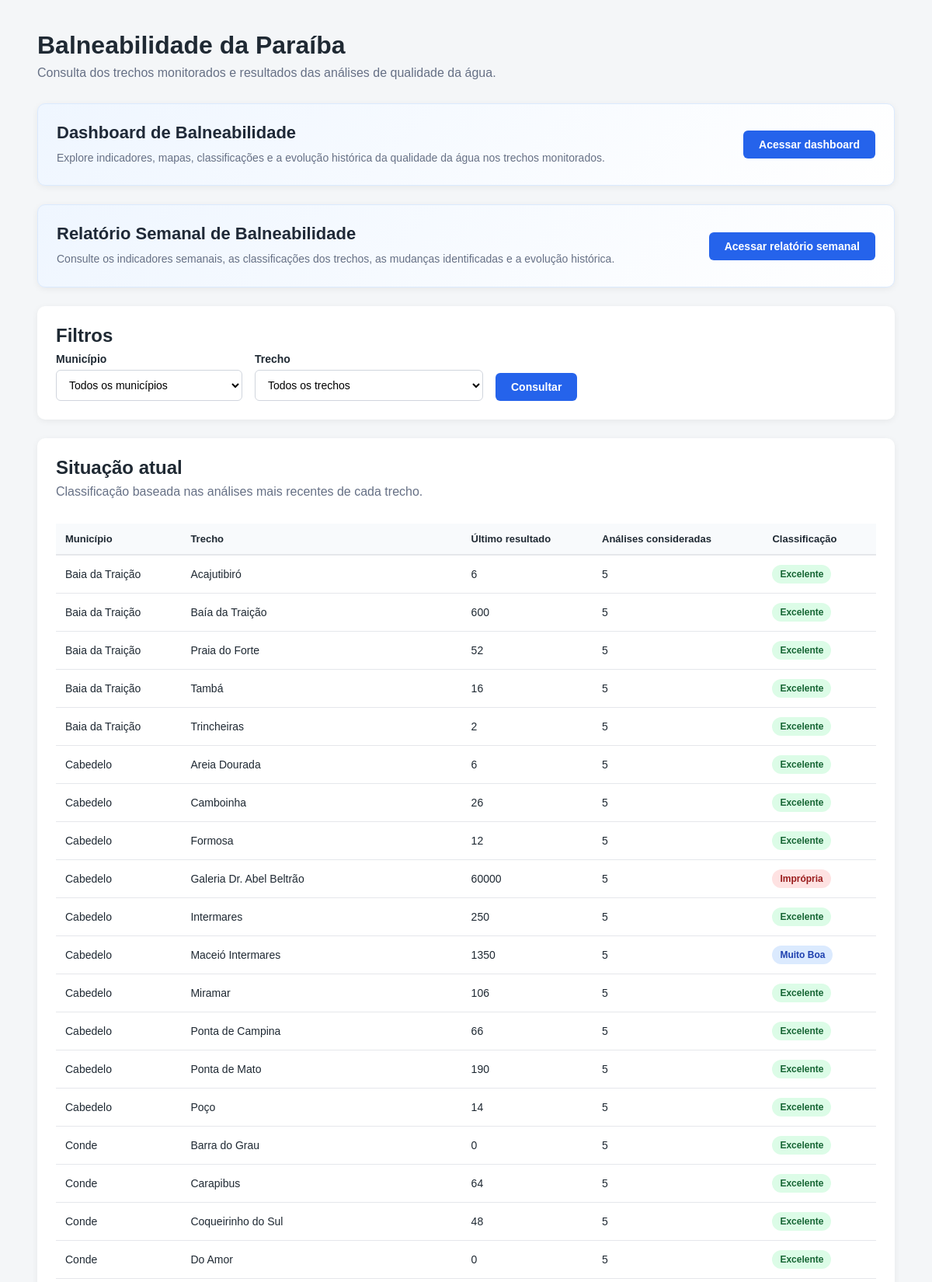
/php/index.php (upper part), run on the app's committed database.
### tables this page shows
CREATE TABLE trechos (
    trecho_id INTEGER PRIMARY KEY,
    municipio_id INTEGER NOT NULL,
    trecho_nome TEXT NOT NULL,
    trecho_descricao TEXT,
    estacao TEXT,
    latitude REAL,
    longitude REAL,
    periodicidade INTEGER,
    fonte INTEGER,
    excluido INTEGER,
FOREIGN KEY (municipio_id)
   REFERENCES municipios (municipio_id)
);

CREATE TABLE municipios (
    municipio_id INTEGER PRIMARY KEY,
    municipio_nome TEXT NOT NULL
);

### php/helpers.php (called while the page is built, shortened)
<?php
function escaparHtml($valor): string
{
    return htmlspecialchars(
        (string) ($valor ?? ''),
        ENT_QUOTES | ENT_SUBSTITUTE,
        'UTF-8'
    );
}
function validarIdOpcional(array $parametros, string $nome): ?int
{
    if (!isset($parametros[$nome]) || $parametros[$nome] === '') {
        return null;
    }
    $valor = $parametros[$nome];
    $id = filter_var(
        $valor,
        FILTER_VALIDATE_INT,
        ['options' => ['min_range' => 1]]
    );
    return $id;
}

### php/queries.php (called while the page is built, shortened)
<?php
function getSituacaoAtual(PDO $pdo, ?int $trechoId = null): array
{
    $sql = "
        SELECT
            trecho_id,
            trecho_nome,
            municipio_nome,
            qtd_analises,
            quantitativo_mais_recente,
            classificacao
        FROM classificacao_trechos
        WHERE 1 = 1
    ";
    $params = [];
    $sql .= " ORDER BY municipio_nome, trecho_nome";
    $stmt = $pdo->prepare($sql);
    $stmt->execute($params);
    return $stmt->fetchAll();
}

### php/index.php (the view, shortened to what this page needs)
<?php
require_once __DIR__ . '/queries.php';
require_once  __DIR__ . '/helpers.php';
try {
    $trechoId = validarIdOpcional($_GET, 'trecho');
} catch (InvalidArgumentException $e) {
    http_response_code(400);
    exit('Os filtros informados são inválidos.');
}
$situacoes = getSituacaoAtual($pdo, $trechoId);
?>
<!DOCTYPE html>
<html lang="pt-BR">
<head>
    <link rel="stylesheet" href="css/style.css">
</head>
<body>
<main class="container">
    <header class="page-header">
        <h1>Balneabilidade da Paraíba</h1>
        <p>
            Consulta dos trechos monitorados e resultados das análises
            de qualidade da água.
        </p>
    </header>
    <section class="dashboard-card">
        <div class="dashboard-content">
            <div class="dashboard-text">
                <h2>Dashboard de Balneabilidade</h2>
                <p>
                    Explore indicadores, mapas, classificações e a evolução
                    histórica da qualidade da água nos trechos monitorados.
                </p>
            </div>
            <a href="dashboard2.php" class="dashboard-button">
                Acessar dashboard
            </a>
        </div>
    </section>
    <section class="dashboard-card">
        <div class="dashboard-content">
            <div class="dashboard-text">
                <h2>Relatório Semanal de Balneabilidade</h2>
                <p>
                    Consulte os indicadores semanais, as classificações dos
                    trechos, as mudanças identificadas e a evolução histórica.
                </p>
            </div>
            <a href="relatorio_semanal.php" class="dashboard-button">
                Acessar relatório semanal
            </a>
        </div>
    </section>
    <section class="card">
        <h2>Filtros</h2>
        <form method="GET" class="filters">
            <div class="field">
                <label for="municipio">
                    Município
                </label>
                <select
                    name="municipio"
                    id="municipio"
                    onchange="this.form.submit()"
                >
                    <option value="">
                        Todos os municípios
                    </option>
                </select>
            </div>
            <div class="field">
                <label for="trecho">
                    Trecho
                </label>
                <select
                    name="trecho"
                    id="trecho"
                >
                    <option value="">
                        Todos os trechos
                    </option>
                </select>
            </div>
            <div class="field button-field">
                <button type="submit">
                    Consultar
                </button>
            </div>
        </form>
    </section>
    <section class="card">
        <div class="section-header">
            <div>
                <h2>Situação atual</h2>
                <p>
                    Classificação baseada nas análises mais recentes
                    de cada trecho.
                </p>
            </div>
        </div>
        <?php if (count($situacoes) === 0): ?>
            <div class="empty-state">
                Nenhum resultado encontrado.
            </div>
        <?php else: ?>
            <div class="table-wrapper">
                <table>
                    <thead>
                        <tr>
                            <th>Município</th>
                            <th>Trecho</th>
                            <th>Último resultado</th>
                            <th>Análises consideradas</th>
                            <th>Classificação</th>
                        </tr>
                    </thead>
                    <tbody>
                        <?php foreach ($situacoes as $situacao): ?>
                            <?php
                                $classificacao = $situacao['classificacao'];
                                $classe = strtolower(
                                    str_replace(
                                        ' ',
                                        '-',
                                        $classificacao
                                    )
                                );
                            ?>
                            <tr>
                                <td>
                                    <?= escaparHtml(
                                        $situacao['municipio_nome']
                                    ) ?>
                                </td>
                                <td>
                                    <?= escaparHtml(
                                        $situacao['trecho_nome']
                                    ) ?>
                                </td>
                                <td>
                                    <?= escaparHtml(
                                        $situacao['quantitativo_mais_recente']
                                    ) ?>
                                </td>
                                <td>
                                    <?= escaparHtml(
                                        $situacao['qtd_analises']
                                    ) ?>
                                </td>
                                <td>
                                    <span class="badge <?= $classe ?>">
                                        <?= escaparHtml($classificacao) ?>
                                    </span>
                                </td>
                            </tr>
                        <?php endforeach; ?>
                    </tbody>
                </table>
            </div>
        <?php endif; ?>
    </section>
</main>
</body>
</html>

### php/css/style.css (style rules this page uses)
* { box-sizing: border-box; }
body { margin: 0; background: #f4f6f8; color: #1f2933; font-family: Arial, Helvetica, sans-serif; }
.container { width: min(1200px, 92%); margin: 0 auto; padding: 40px 0; }
.page-header { margin-bottom: 30px; }
.page-header h1 { margin: 0 0 8px; font-size: 32px; }
.page-header p { margin: 0; color: #667085; font-size: 16px; }
.card { background: white; border-radius: 10px; padding: 24px; margin-bottom: 24px; box-shadow: 0 2px 8px rgba(0, 0, 0, 0.06); }
.card h2 { margin-top: 0; margin-bottom: 8px; }
.section-header p { margin-top: 0; color: #667085; }
.filters { display: flex; align-items: flex-end; gap: 16px; flex-wrap: wrap; }
.field { display: flex; flex-direction: column; gap: 6px; }
.field label { font-size: 14px; font-weight: 600; }
.field select { min-width: 240px; padding: 10px 12px; border: 1px solid #d0d5dd; border-radius: 6px; background: white; font-size: 14px; }
.button-field { justify-content: flex-end; }
button { padding: 10px 20px; border: none; border-radius: 6px; background: #2563eb; color: white; font-size: 14px; font-weight: 600; cursor: pointer; }
.table-wrapper { overflow-x: auto; }
table { width: 100%; border-collapse: collapse; margin-top: 16px; }
th { padding: 12px; text-align: left; background: #f8fafc; border-bottom: 2px solid #e5e7eb; font-size: 13px; }
td { padding: 12px; border-bottom: 1px solid #e5e7eb; font-size: 14px; }
.badge { display: inline-block; padding: 5px 10px; border-radius: 999px; font-size: 12px; font-weight: 700; }
.excelente { background: #dcfce7; color: #166534; }
.muito-boa { background: #dbeafe; color: #1e40af; }
.imprópria { background: #fee2e2; color: #991b1b; }
.dashboard-card { background: linear-gradient( 135deg, #eff6ff 0%, #ffffff 100% ); border: 1px solid #dbeafe; border-radius: 10px; padding: 24px; margin-bottom: 24px; box-shadow: 0 2px 8px rgba(0, 0, 0, 0.06); }
.dashboard-content { display: flex; align-items: center; justify-content: space-between; gap: 32px; }
.dashboard-text { max-width: 720px; }
.dashboard-card h2 { margin: 0 0 8px; font-size: 22px; color: #1f2937; }
.dashboard-card p { margin: 0; color: #667085; font-size: 14px; line-height: 1.6; }
.dashboard-button { display: inline-block; padding: 10px 20px; border-radius: 6px; background: #2563eb; color: white; font-size: 14px; font-weight: 600; text-decoration: none; white-space: nowrap; transition: background 0.2s ease; }

### data on the page
trechos: municipio.municipio_nome "Baia da Traição", trecho_nome "Acajutibiró", quantitativo_mais_recente "6", qtd_analises "5", classificacao "Excelente"
trechos: municipio.municipio_nome "Baia da Traição", trecho_nome "Baía da Traição", quantitativo_mais_recente "600", qtd_analises "5", classificacao "Excelente"
trechos: municipio.municipio_nome "Baia da Traição", trecho_nome "Praia do Forte", quantitativo_mais_recente "52", qtd_analises "5", classificacao "Excelente"
trechos: municipio.municipio_nome "Baia da Traição", trecho_nome "Tambá", quantitativo_mais_recente "16", qtd_analises "5", classificacao "Excelente"
trechos: municipio.municipio_nome "Baia da Traição", trecho_nome "Trincheiras", quantitativo_mais_recente "2", qtd_analises "5", classificacao "Excelente"
trechos: municipio.municipio_nome "Cabedelo", trecho_nome "Areia Dourada", quantitativo_mais_recente "6", qtd_analises "5", classificacao "Excelente"
trechos: municipio.municipio_nome "Cabedelo", trecho_nome "Camboinha", quantitativo_mais_recente "26", qtd_analises "5", classificacao "Excelente"
trechos: municipio.municipio_nome "Cabedelo", trecho_nome "Formosa", quantitativo_mais_recente "12", qtd_analises "5", classificacao "Excelente"
trechos: municipio.municipio_nome "Cabedelo", trecho_nome "Galeria Dr. Abel Beltrão", quantitativo_mais_recente "60000", qtd_analises "5", classificacao "Imprópria"
trechos: municipio.municipio_nome "Cabedelo", trecho_nome "Intermares", quantitativo_mais_recente "250", qtd_analises "5", classificacao "Excelente"
trechos: municipio.municipio_nome "Cabedelo", trecho_nome "Maceió Intermares", quantitativo_mais_recente "1350", qtd_analises "5", classificacao "Muito Boa"
trechos: municipio.municipio_nome "Cabedelo", trecho_nome "Miramar", quantitativo_mais_recente "106", qtd_analises "5", classificacao "Excelente"
trechos: municipio.municipio_nome "Cabedelo", trecho_nome "Ponta de Campina", quantitativo_mais_recente "66", qtd_analises "5", classificacao "Excelente"
trechos: municipio.municipio_nome "Cabedelo", trecho_nome "Ponta de Mato", quantitativo_mais_recente "190", qtd_analises "5", classificacao "Excelente"
trechos: municipio.municipio_nome "Cabedelo", trecho_nome "Poço", quantitativo_mais_recente "14", qtd_analises "5", classificacao "Excelente"
trechos: municipio.municipio_nome "Conde", trecho_nome "Barra do Grau", quantitativo_mais_recente "0", qtd_analises "5", classificacao "Excelente"
trechos: municipio.municipio_nome "Conde", trecho_nome "Carapibus", quantitativo_mais_recente "64", qtd_analises "5", classificacao "Excelente"
trechos: municipio.municipio_nome "Conde", trecho_nome "Coqueirinho do Sul", quantitativo_mais_recente "48", qtd_analises "5", classificacao "Excelente"
trechos: municipio.municipio_nome "Conde", trecho_nome "Do Amor", quantitativo_mais_recente "0", qtd_analises "5", classificacao "Excelente"
